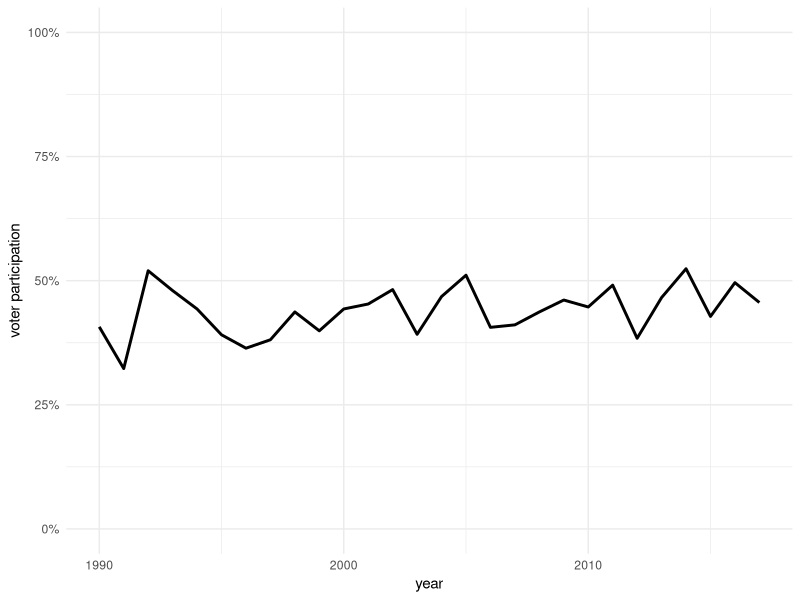
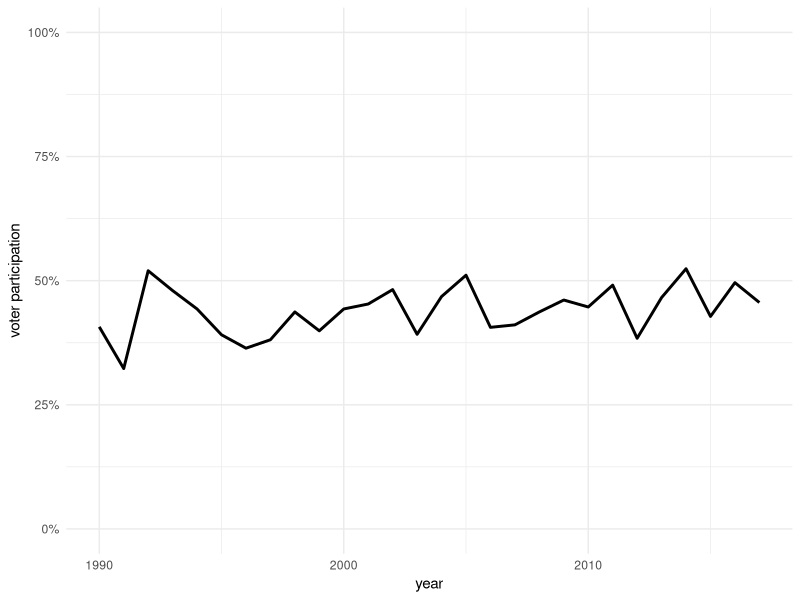

These charts were generated, in order, by the following R code:
library(tidyverse)

stimmbeteiligung <-
  read_delim("data/stimmbeteiligung.tsv", "\t", escape_double = FALSE, col_types = cols(Stimmberechtigte = col_integer()), trim_ws = TRUE) %>%
  mutate(Beteiligung = Beteiligung /100)

stimmbeteiligung_plot <-
  ggplot(stimmbeteiligung, aes(x = Jahr, y = Beteiligung)) +
  geom_line(size = 1) +
  labs(x = "year", y = "voter participation") +
  scale_y_continuous(labels = scales::percent, limits = c(0, 1)) +
  theme_minimal()

stimmbeteiligung_plot

ggsave(filename = "data/stimmbeteiligung.png", plot = stimmbeteiligung_plot, width = 5, height = 2.5)
